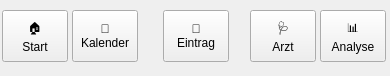
  <widget class="QFrame" name="frameNavBar">
   <property name="geometry"><rect><x>0</x><y>768</y><width>390</width><height>76</height></rect></property>
   <property name="frameShape"><enum>QFrame::NoFrame</enum></property>

   <!-- Start -->
   <widget class="QPushButton" name="navHome">
    <property name="geometry"><rect><x>2</x><y>10</y><width>66</width><height>52</height></rect></property>
    <property name="cursor"><cursorShape>PointingHandCursor</cursorShape></property>
    <property name="text"><string>🏠
Start</string></property>
   </widget>

   <!-- Kalender -->
   <widget class="QPushButton" name="navKalender">
    <property name="geometry"><rect><x>72</x><y>10</y><width>66</width><height>52</height></rect></property>
    <property name="cursor"><cursorShape>PointingHandCursor</cursorShape></property>
    <property name="text"><string>📅
Kalender</string></property>
   </widget>

   <!-- Eintrag (pinker Tracken-Button mittig) -->
   <widget class="QPushButton" name="navTrackenMain">
    <property name="geometry"><rect><x>163</x><y>10</y><width>66</width><height>52</height></rect></property>
    <property name="cursor"><cursorShape>PointingHandCursor</cursorShape></property>
    <property name="text"><string>📝
Eintrag</string></property>
   </widget>

   <!-- Arzt -->
   <widget class="QPushButton" name="navArzt">
    <property name="geometry"><rect><x>250</x><y>10</y><width>66</width><height>52</height></rect></property>
    <property name="cursor"><cursorShape>PointingHandCursor</cursorShape></property>
    <property name="text"><string>🩺
Arzt</string></property>
   </widget>

   <!-- Analyse (aktiv) -->
   <widget class="QPushButton" name="navAnalyse">
    <property name="geometry"><rect><x>320</x><y>10</y><width>66</width><height>52</height></rect></property>
    <property name="cursor"><cursorShape>PointingHandCursor</cursorShape></property>
    <property name="text"><string>📊
Analyse</string></property>
   </widget>

  </widget>
